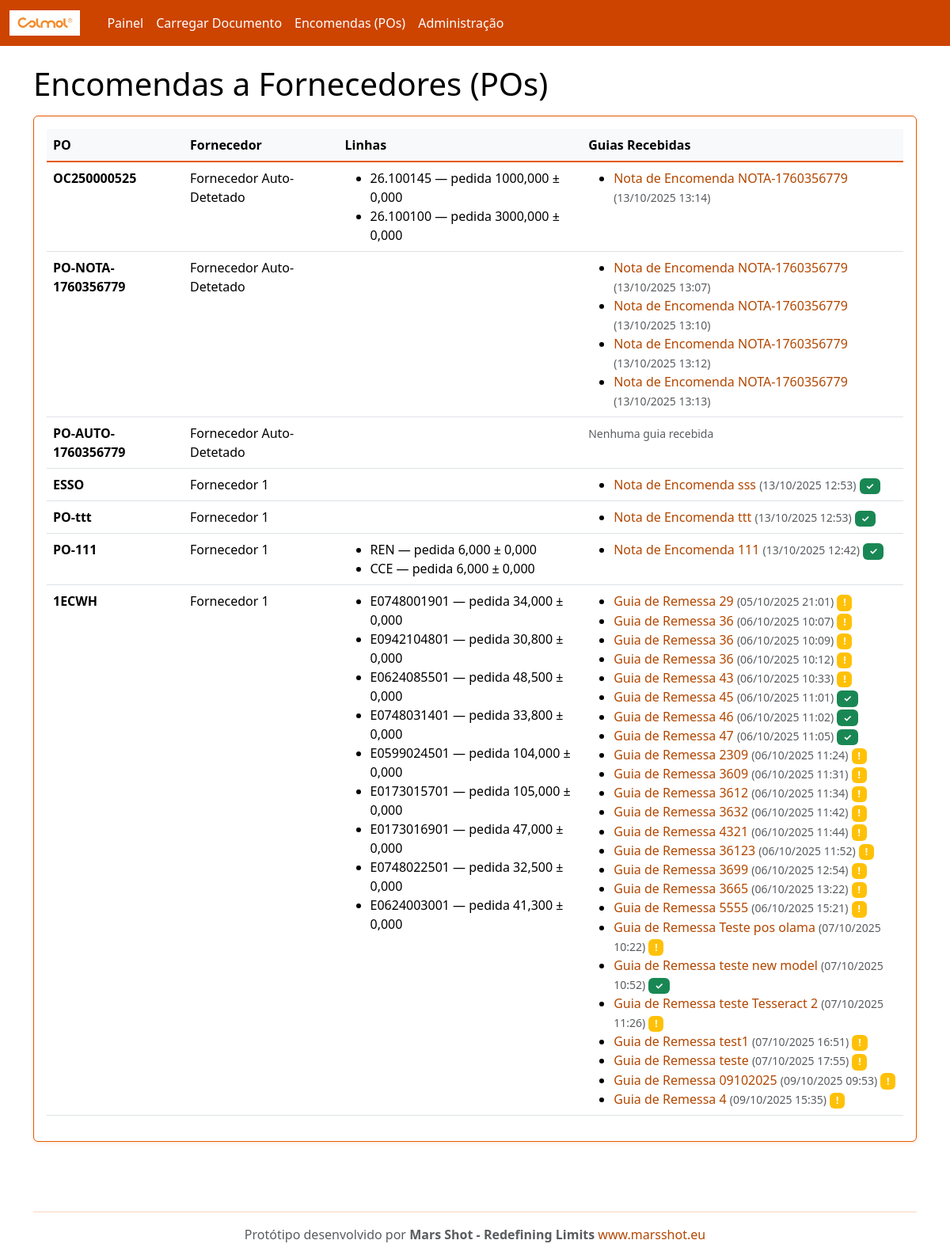
The page /po/ on the database as committed earlier.
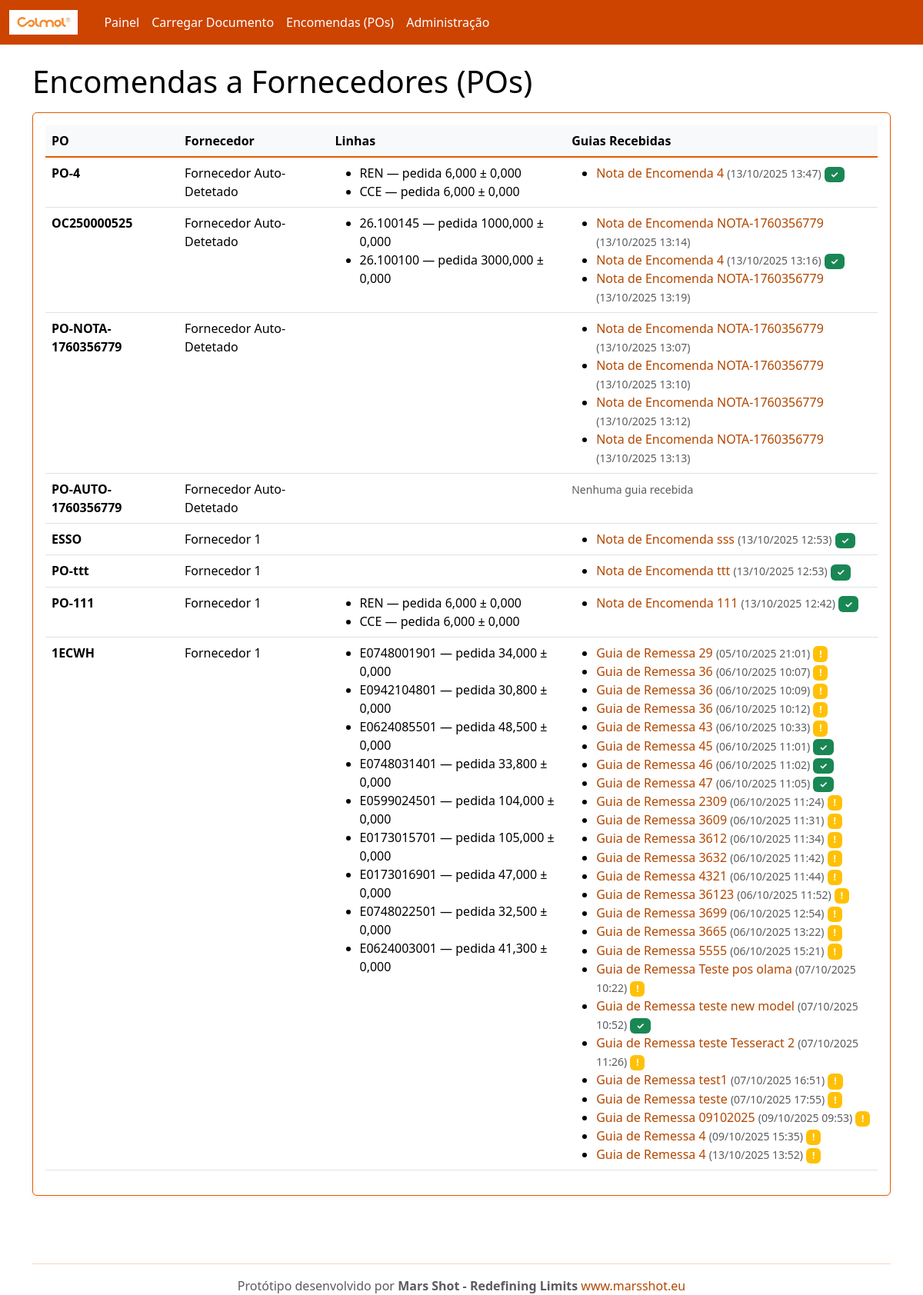
The same page on the database as committed later.
### rececao/models.py (models this page shows, shortened)
class PurchaseOrder(models.Model):
    number = models.CharField(max_length=100, unique=True)
    supplier = models.ForeignKey(Supplier, on_delete=models.CASCADE, related_name='purchase_orders')
    created_at = models.DateTimeField(auto_now_add=True)

class Supplier(models.Model):
    name = models.CharField(max_length=200, unique=True)
    email = models.EmailField(blank=True, null=True)
    code = models.CharField(max_length=50, unique=True)

class POLine(models.Model):
    po = models.ForeignKey(PurchaseOrder, on_delete=models.CASCADE, related_name='lines')
    internal_sku = models.CharField(max_length=120)  # código interno Colmol
    description = models.CharField(max_length=255, blank=True)
    unit = models.CharField(max_length=20, default='UN')
    qty_ordered = models.DecimalField(max_digits=12, decimal_places=3)
    tolerance = models.DecimalField(max_digits=6, decimal_places=3, default=0)  # tolerância admitida
    class Meta:
        unique_together = ('po','internal_sku')

class InboundDocument(models.Model):
    DOC_TYPES = (
        ('GR','Guia de Remessa'),
        ('FT','Nota de Encomenda'),
    )
    supplier = models.ForeignKey(Supplier, on_delete=models.CASCADE, related_name='inbound_docs')
    doc_type = models.CharField(max_length=2, choices=DOC_TYPES, default='GR')
    number = models.CharField(max_length=120)
    file = models.FileField(upload_to='inbound/')
    received_at = models.DateTimeField(auto_now_add=True)
    parsed_payload = models.JSONField(default=dict, blank=True)  # resultado do OCR/extração
    po = models.ForeignKey(PurchaseOrder, on_delete=models.SET_NULL, null=True, blank=True, related_name='inbound_docs')

### rececao/views.py (the view)
# urls.py: path('po/', views.po_list, name='po_list'),
def po_list(request):
    pos = PurchaseOrder.objects.all().order_by('-id')
    return render(request, 'po_list.html', {'pos': pos})

### templates/po_list.html
{% extends "base.html" %}
{% block content %}
<h1>Encomendas a Fornecedores (POs)</h1>
<div class="card p-3 mt-3">
  <table class="table table-hover">
    <thead><tr><th>PO</th><th>Fornecedor</th><th>Linhas</th><th>Guias Recebidas</th></tr></thead>
    <tbody>
      {% for p in pos %}
      <tr>
        <td><strong>{{ p.number }}</strong></td>
        <td>{{ p.supplier.name }}</td>
        <td>
          <ul class="mb-0">
          {% for l in p.lines.all %}
            <li>{{ l.internal_sku }} — pedida {{ l.qty_ordered }} ± {{ l.tolerance }}</li>
          {% endfor %}
          </ul>
        </td>
        <td>
          {% with guias=p.inbound_docs.all %}
            {% if guias %}
              <ul class="mb-0">
              {% for guia in guias %}
                <li>
                  <a href="/inbound/{{ guia.id }}/" class="text-decoration-none">
                    {{ guia.get_doc_type_display }} {{ guia.number }}
                  </a>
                  <small class="text-muted">({{ guia.received_at|date:"d/m/Y H:i" }})</small>
                  {% if guia.match_result %}
                    {% if guia.match_result.status == 'matched' %}
                      <span class="badge bg-success">✓</span>
                    {% elif guia.match_result.status == 'exceptions' %}
                      <span class="badge bg-warning">!</span>
                    {% endif %}
                  {% endif %}
                </li>
              {% endfor %}
              </ul>
            {% else %}
              <small class="text-muted">Nenhuma guia recebida</small>
            {% endif %}
          {% endwith %}
        </td>
      </tr>
      {% empty %}
      <tr><td colspan="4">Sem POs. Use o admin para criar dados de exemplo.</td></tr>
      {% endfor %}
    </tbody>
  </table>
</div>
{% endblock %}

Rows that differ between the two databases and show on the page:
added PurchaseOrder: number "PO-4", supplier.name "Fornecedor Auto-Detetado"
added POLine: internal_sku "REN", qty_ordered "6,000", tolerance "0,000", shown under "PO-4"
added POLine: internal_sku "CCE", qty_ordered "6,000", tolerance "0,000", shown under "PO-4"
added InboundDocument: doc_type "Nota de Encomenda", number "4", received_at "13/10/2025 13:47", shown under "PO-4"
added InboundDocument: doc_type "Nota de Encomenda", number "4", received_at "13/10/2025 13:16", shown under PurchaseOrder "OC250000525"
added InboundDocument: doc_type "Nota de Encomenda", number "NOTA-1760356779", received_at "13/10/2025 13:19", shown under PurchaseOrder "OC250000525"
added InboundDocument: doc_type "Guia de Remessa", number "4", received_at "13/10/2025 13:52", shown under PurchaseOrder "1ECWH"
